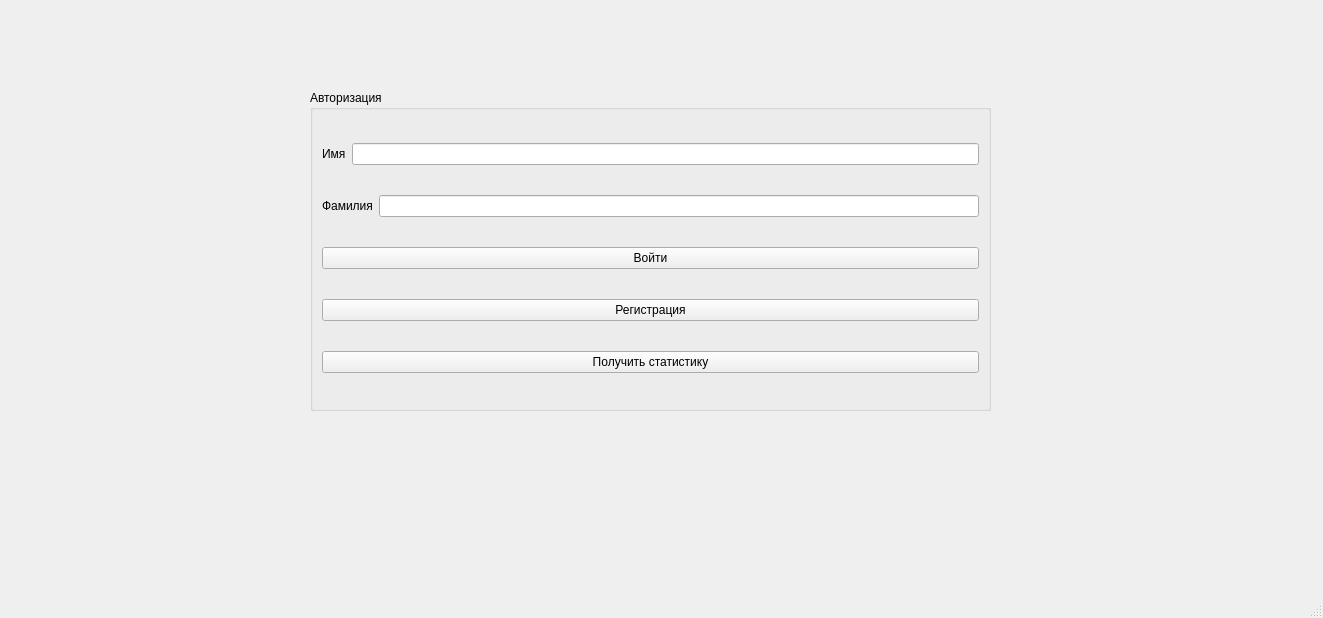
<?xml version="1.0" encoding="UTF-8"?>
<ui version="4.0">
 <class>MainWindow</class>
 <widget class="QMainWindow" name="MainWindow">
  <property name="geometry">
   <rect>
    <x>0</x>
    <y>0</y>
    <width>1323</width>
    <height>618</height>
   </rect>
  </property>
  <property name="windowTitle">
   <string>MainWindow</string>
  </property>
  <widget class="QWidget" name="centralwidget">
   <widget class="QGroupBox" name="RegisrtationBox">
    <property name="geometry">
     <rect>
      <x>310</x>
      <y>90</y>
      <width>681</width>
      <height>321</height>
     </rect>
    </property>
    <property name="title">
     <string>Авторизация</string>
    </property>
    <layout class="QVBoxLayout" name="verticalLayout">
     <item>
      <layout class="QHBoxLayout" name="horizontalLayout">
       <item>
        <widget class="QLabel" name="Name">
         <property name="text">
          <string>Имя</string>
         </property>
        </widget>
       </item>
       <item>
        <widget class="QLineEdit" name="login"/>
       </item>
      </layout>
     </item>
     <item>
      <layout class="QHBoxLayout" name="horizontalLayout_2">
       <item>
        <widget class="QLabel" name="Surname">
         <property name="text">
          <string>Фамилия</string>
         </property>
        </widget>
       </item>
       <item>
        <widget class="QLineEdit" name="pass"/>
       </item>
      </layout>
     </item>
     <item>
      <widget class="QPushButton" name="auth">
       <property name="text">
        <string>Войти</string>
       </property>
      </widget>
     </item>
     <item>
      <widget class="QPushButton" name="reg">
       <property name="text">
        <string>Регистрация</string>
       </property>
      </widget>
     </item>
     <item>
      <widget class="QPushButton" name="get_stats">
       <property name="text">
        <string>Получить статистику</string>
       </property>
      </widget>
     </item>
    </layout>
   </widget>
  </widget>
  <widget class="QMenuBar" name="menubar">
   <property name="geometry">
    <rect>
     <x>0</x>
     <y>0</y>
     <width>1323</width>
     <height>29</height>
    </rect>
   </property>
  </widget>
  <widget class="QStatusBar" name="statusbar"/>
 </widget>
 <resources/>
 <connections/>
</ui>
